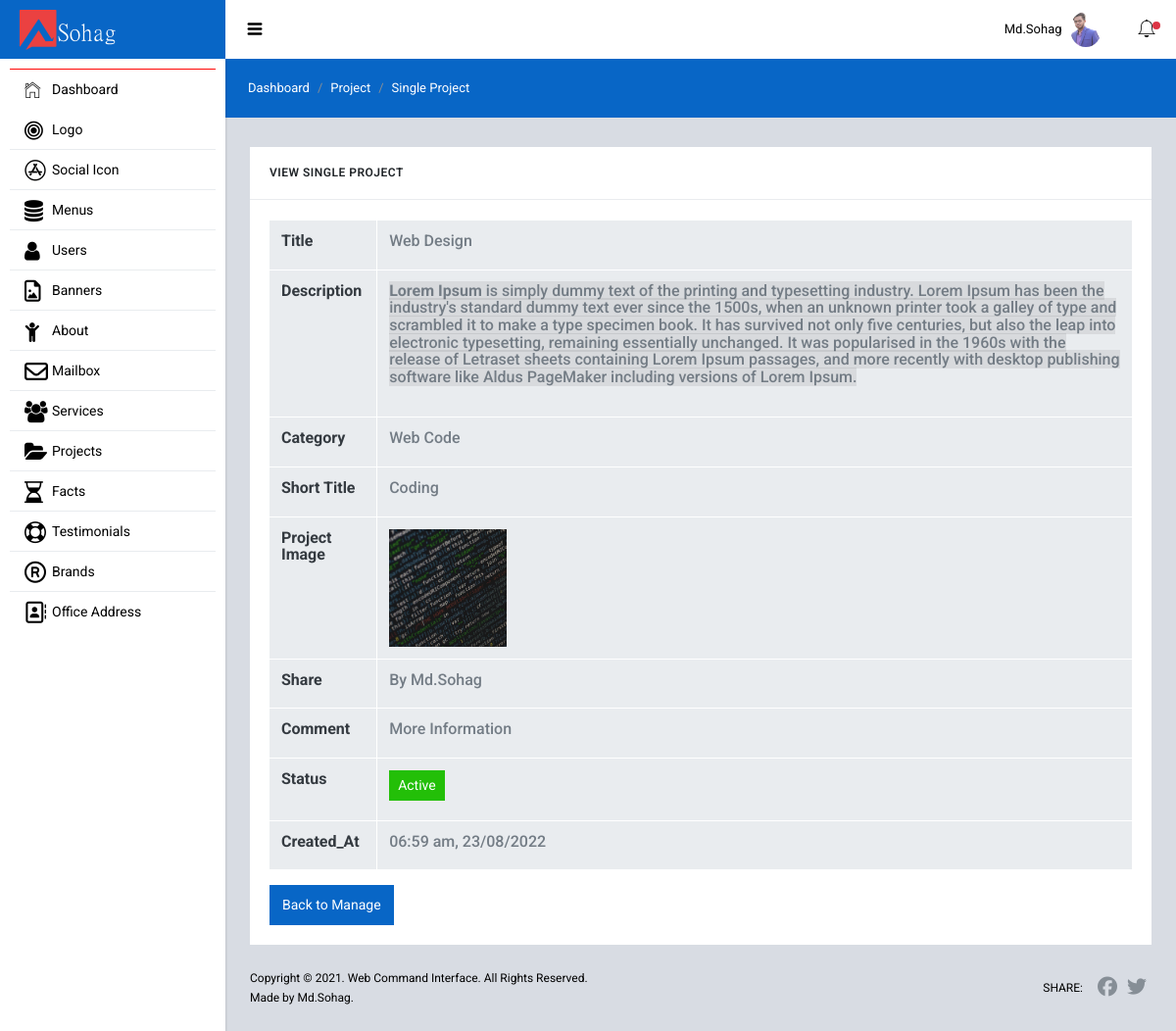
Page /admin/projects/project_view.php?id=20 (signed in) on the committed database.
### tables this page shows
CREATE TABLE `users` (
  `id` int(11) NOT NULL,
  `name` varchar(150) NOT NULL,
  `email` varchar(150) NOT NULL,
  `password` varchar(255) NOT NULL,
  `user_role` int(11) NOT NULL DEFAULT 4,
  `status` int(11) NOT NULL DEFAULT 0,
  `profile_image` varchar(255) DEFAULT NULL,
  `created_at` varchar(200) NOT NULL
);

CREATE TABLE `projects` (
  `id` int(11) NOT NULL,
  `desc_title` varchar(255) NOT NULL,
  `descr` text NOT NULL,
  `category` varchar(200) NOT NULL,
  `title` varchar(255) NOT NULL,
  `img` text NOT NULL,
  `status` int(11) NOT NULL DEFAULT 0,
  `user_id` int(11) NOT NULL,
  `user_comment` text NOT NULL,
  `created_at` varchar(200) NOT NULL
);

### admin/projects/project_view.php (the view)
<?php
    require "../backend_includes/header.php";
    $user_id                   = $_GET['id'];
    $view_single_project       = "SELECT * FROM projects WHERE id=$user_id";
    $view_single_project_query = mysqli_query($db, $view_single_project);
    $single_project_value      = mysqli_fetch_assoc($view_single_project_query);
    $check_project_data        = mysqli_num_rows($view_single_project_query);
    $date_convert       = strtotime($single_project_value['created_at']);
    $date               = date("h:i a, d/m/Y",$date_convert);
?>
    <div class="sl-mainpanel">
        <nav class="breadcrumb sl-breadcrumb">
            <a class="breadcrumb-item" href="/sohag/admin/dashboard.php">Dashboard</a>
            <a class="breadcrumb-item" href="/sohag/admin/projects/index.php">Project</a>
            <span class="breadcrumb-item active">Single Project</span>
        </nav>
      <div class="sl-pagebody">
        <?php if ($check_project_data == 0) : ?>
            <?php header("Location: index.php"); ?>
        <?php else : ?>
            <div class="row row-sm mg-t-5">
                <div class="col-lg-12 mg-t-20 mg-lg-t-0">
                    <div class="card">
                        <div class="card-header pd-20 bg-transparent bd-b bd-gray-200">
                            <h6 class="card-title tx-uppercase tx-12 mg-b-0">View Single Project</h6>
                        </div>
                        <div class="card-body bd-color-gray-lighter rounded-bottom">
                            <div class="dashbord-content">
                                <div class="table-responsive">
                                    <table class="table table-hover table-bordered mg-b-0">
                                        <tbody>
                                            <tr>
                                                <th scope="col"> <h6 class="text-black"> <strong>Title</strong></h6></th>
                                                <td> <h6 class="text-black"><?= $single_project_value['desc_title']; ?></h6></td>
                                            </tr>
                                            <tr>
                                                <th scope="col"> <h6 class="text-black"> <strong>Description</strong></h6></th>
                                                <td> <h6 class="text-black"><?= $single_project_value['descr']; ?></h6></td>
                                            </tr>
                                            <tr>
                                                <th scope="col"> <h6 class="text-black"> <strong> Category</strong></h6></th>
                                                <td> <h6 class="text-black"><?= $single_project_value['category']; ?></h6></td>
                                            </tr>
                                            <tr>
                                                <th scope="col"> <h6 class="text-black"> <strong>Short Title</strong></h6></th>
                                                <td> <h6 class="text-black"><?= $single_project_value['title']; ?></h6></td>
                                            </tr>
                                            <tr>
                                                <th scope="col"> <h6 class="text-black"> <strong> Project Image </strong></h6></th>
                                                <td>
                                                    <?php if (!empty($single_project_value['img'])) : ?>
                                                        <img src="../uploads/projects/<?= $single_project_value['img']; ?>" width="120" alt="image">
                                                    <?php else : ?>
                                                        <h6 class="text-black">No Image</h6>
                                                    <?php endif; ?>
                                                </td>
                                            </tr>
                                            <tr>
                                                <th scope="col"> <h6 class="text-black"> <strong>Share</strong></h6></th>
                                                <td>
                                                    <h6 class="text-black">
                                                        <?php
                                                            $user_id = $single_project_value['user_id'];
                                                            $user_info = "SELECT * FROM users WHERE id=$user_id";
                                                            $user_info_query = mysqli_query($db, $user_info);
                                                            $user_name = mysqli_fetch_assoc($user_info_query);
                                                            echo 'By '.$user_name['name'];
                                                        ?>
                                                    </h6>
                                                </td>
                                            </tr>
                                            <tr>
                                                <th scope="col"> <h6 class="text-black"> <strong>Comment</strong></h6></th>
                                                <td>
                                                    <h6 class="text-black">
                                                        <?php
                                                            if (!empty($single_project_value['user_comment']))
                                                            {
                                                                echo $single_project_value['user_comment'];
                                                            }
                                                            else {
                                                                echo "Empty";
                                                            }
                                                        ?>
                                                    </h6>
                                                </td>
                                            </tr>
                                            <tr>
                                                <th scope="col"> <h6 class="text-black"> <strong>Status</strong></h6></th>
                                                <td>
                                                    <h6 class="text-black">
                                                        <?php if ($single_project_value['status'] == 1) : ?>
                                                            <a href="" class="btn btn-success btn-sm">Active</a>
                                                        <?php elseif ($single_project_value['status'] == 0) : ?>
                                                            <a href=""  class="btn btn-secondary btn-sm">In-Active</a>
                                                        <?php endif; ?>
                                                    </h6>
                                                </td>
                                            </tr>
                                            <tr>
                                                <th scope="col"> <h6 class="text-black"> <strong>Created_At</strong></h6></th>
                                                <td> <h6 class="text-black"><?= $date; ?></h6></td>
                                            </tr>
                                        </tbody>
                                    </table>
                                    <a href="/sohag/admin/projects/index.php" class="btn btn-primary mt-3">Back to Manage </a>
                                </div>
                            </div>
                        </div>
                    </div>
                </div>
            </div>
        <?php endif; ?>
      </div>
      <footer class="sl-footer">
        <div class="footer-left">
          <div class="mg-b-2">Copyright &copy; 2021. Web Command Interface. All Rights Reserved.</div>
          <div>Made by Md.Sohag.</div>
        </div>
        <div class="footer-right d-flex align-items-center">
          <span class="tx-uppercase mg-r-10">Share:</span>
          <a target="_blank" class="pd-x-5" href="https://www.facebook.com/"><i class="fa fa-facebook tx-20"></i></a>
          <a target="_blank" class="pd-x-5" href="https://twitter.com/"><i class="fa fa-twitter tx-20"></i></a>
        </div>
      </footer>
    </div>
<?php require "../backend_includes/footer.php"; ?>

### admin/backend_includes/header.php (shortened to what this page needs)
<?php
  require "db.php";
  $login_user_id    = isset($_COOKIE['login_user']) ? $_COOKIE['login_user'] : $_SESSION['login_user_id'];
  $login_user_data  = "SELECT * FROM users WHERE id=$login_user_id";
  $login_user_query = mysqli_query($db,$login_user_data);
  $login_user_info  = mysqli_fetch_assoc($login_user_query);
?>
<!DOCTYPE html>
<html lang="en">
  <head>
    <link href="/sohag/admin/backend_assets/lib/font-awesome/css/font-awesome.css" rel="stylesheet">
    <link href="/sohag/admin/backend_assets/lib/Ionicons/css/ionicons.css" rel="stylesheet">
    <link href="/sohag/admin/backend_assets/lib/perfect-scrollbar/css/perfect-scrollbar.css" rel="stylesheet">
    <link href="/sohag/admin/backend_assets/lib/rickshaw/rickshaw.min.css" rel="stylesheet">
    <link href="/sohag/admin/backend_assets/lib/medium-editor/medium-editor.css" rel="stylesheet">
    <link href="/sohag/admin/backend_assets/lib/medium-editor/default.css" rel="stylesheet">
    <link href="/sohag/admin/backend_assets/lib/summernote/summernote-bs4.css" rel="stylesheet">
    <link rel="stylesheet" href="/sohag/admin/backend_assets/css/starlight.css">
    <link rel="stylesheet" href="/sohag/admin/backend_assets/css/custom.css">
  </head>
  <body>
    <div class="sl-logo"><a href=""> <img width="100" src="../admin/uploads/logo/17.png" alt="Logo"></a></div>
    <div class="sl-sideleft">
      <div class="sl-sideleft-menu">
        <a href="/sohag/admin/dashboard.php" class="sl-menu-link active">
          <div class="sl-menu-item">
            <i class="menu-item-icon icon ion-ios-home-outline tx-22"></i>
            <span class="menu-item-label">Dashboard</span>
          </div>
        </a>
        <a href="#" class="sl-menu-link">
          <div class="sl-menu-item">
            <i class="menu-item-icon fa fa-bullseye tx-22"></i>
            <span class="menu-item-label">Logo</span>
            <i class="menu-item-arrow fa fa-angle-down"></i>
          </div>
        </a>
        <a href="#" class="sl-menu-link">
          <div class="sl-menu-item">
            <i class="menu-item-icon fa fa-app-store tx-22"></i>
            <span class="menu-item-label">Social Icon</span>
            <i class="menu-item-arrow fa fa-angle-down"></i>
          </div>
        </a>
        <a href="#" class="sl-menu-link">
          <div class="sl-menu-item">
            <i class="menu-item-icon fa fa-database tx-22"></i>
            <span class="menu-item-label">Menus</span>
            <i class="menu-item-arrow fa fa-angle-down"></i>
          </div>
        </a>
        <a href="#" class="sl-menu-link">
          <div class="sl-menu-item">
            <i class="menu-item-icon 	fa fa-user tx-22"></i>
            <span class="menu-item-label">Users</span>
            <i class="menu-item-arrow fa fa-angle-down"></i>
          </div>
        </a>
        <a href="#" class="sl-menu-link">
          <div class="sl-menu-item">
            <i class="menu-item-icon fa fa-file-picture-o tx-22"></i>
            <span class="menu-item-label">Banners</span>
            <i class="menu-item-arrow fa fa-angle-down"></i>
          </div>
        </a>
        <a href="#" class="sl-menu-link">
          <div class="sl-menu-item">
            <i class="menu-item-icon fa fa-child tx-22"></i>
            <span class="menu-item-label">About</span>
            <i class="menu-item-arrow fa fa-angle-down"></i>
          </div>
        </a>
        <?php if ($login_user_info['user_role'] <= 2) : ?>
          <a href="/sohag/admin/messages/index.php" class="sl-menu-link">
            <div class="sl-menu-item">
              <i class="menu-item-icon fa fa-envelope-o  tx-24"></i>
              <span class="menu-item-label">Mailbox</span>
            </div>
          </a>
        <?php endif; ?>
        <a href="#" class="sl-menu-link">
          <div class="sl-menu-item">
            <i class="menu-item-icon fa fa-group tx-22"></i>
            <span class="menu-item-label">Services</span>
            <i class="menu-item-arrow fa fa-angle-down"></i>
          </div>
        </a>
        <a href="#" class="sl-menu-link">
          <div class="sl-menu-item">
            <i class="menu-item-icon fa fa-folder-open tx-22"></i>
            <span class="menu-item-label">Projects</span>
            <i class="menu-item-arrow fa fa-angle-down"></i>
          </div>
        </a>
        <a href="#" class="sl-menu-link">
          <div class="sl-menu-item">
            <i class="menu-item-icon fa fa-hourglass-half tx-22"></i>
            <span class="menu-item-label">Facts</span>
            <i class="menu-item-arrow fa fa-angle-down"></i>
          </div>
        </a>
        <a href="#" class="sl-menu-link">
          <div class="sl-menu-item">
            <i class="menu-item-icon fa fa-life-bouy tx-22"></i>
            <span class="menu-item-label">Testimonials</span>
            <i class="menu-item-arrow fa fa-angle-down"></i>
          </div>
        </a>
        <a href="#" class="sl-menu-link">
          <div class="sl-menu-item">
            <i class="menu-item-icon fa fa-registered tx-22"></i>
            <span class="menu-item-label">Brands</span>
            <i class="menu-item-arrow fa fa-angle-down"></i>
          </div>
        </a>
        <a href="#" class="sl-menu-link">
          <div class="sl-menu-item">
            <i class="menu-item-icon fa fa-address-book-o tx-22"></i>
            <span class="menu-item-label">Office Address</span>
            <i class="menu-item-arrow fa fa-angle-down"></i>
          </div>
        </a>
      </div>
      <br>
    </div>
    <div class="sl-header">
      <div class="sl-header-left">
        <div class="navicon-left hidden-md-down"><a id="btnLeftMenu" href=""><i class="icon ion-navicon-round"></i></a></div>
      </div>
      <div class="sl-header-right">
        <nav class="nav">
          <div class="dropdown">
            <a href="" class="nav-link nav-link-profile" data-toggle="dropdown">
              <span class="logged-name"><span class="hidden-md-down"><?= $login_user_info['name']; ?></span></span>
              <?php if (!empty($login_user_info['profile_image'])) { ?>
                <img src="/sohag/admin/uploads/users/<?= $login_user_info['profile_image']; ?>" class="wd-32 rounded-circle" alt="">
              <?php } ?>
            </a>
          </div>
        </nav>
        <?php if ($login_user_info['user_role'] <= 2) : ?>
          <div class="navicon-right">
            <a id="btnRightMenu" href="" class="pos-relative">
              <i class="icon ion-ios-bell-outline"></i>
              <span class="square-8 bg-danger"></span>
            </a>
          </div>
        <?php endif; ?>
      </div>
    </div>

### rows in the picture
users: name "Md.Sohag", profile_image (picture)
projects: desc_title "Web Design", descr "Lorem Ipsum is simply dummy text of the printing and typesetting industry. Lorem Ipsum has been the industry's standard dummy text ever since the 1500s, when an unknown printer took a galley of type and scrambled it to make a type specimen book. It has survived not only five centuries, but also the leap into electronic typesetting, remaining essentially unchanged. It was popularised in the 1960s with the release of Letraset sheets containing Lorem Ipsum passages, and more recently with desktop publishing software like Aldus PageMaker including versions of Lorem Ipsum.", category "Web Code", title "Coding", img (picture), user_comment "More Information", created_at "06:59 am, 23/08/2022"
